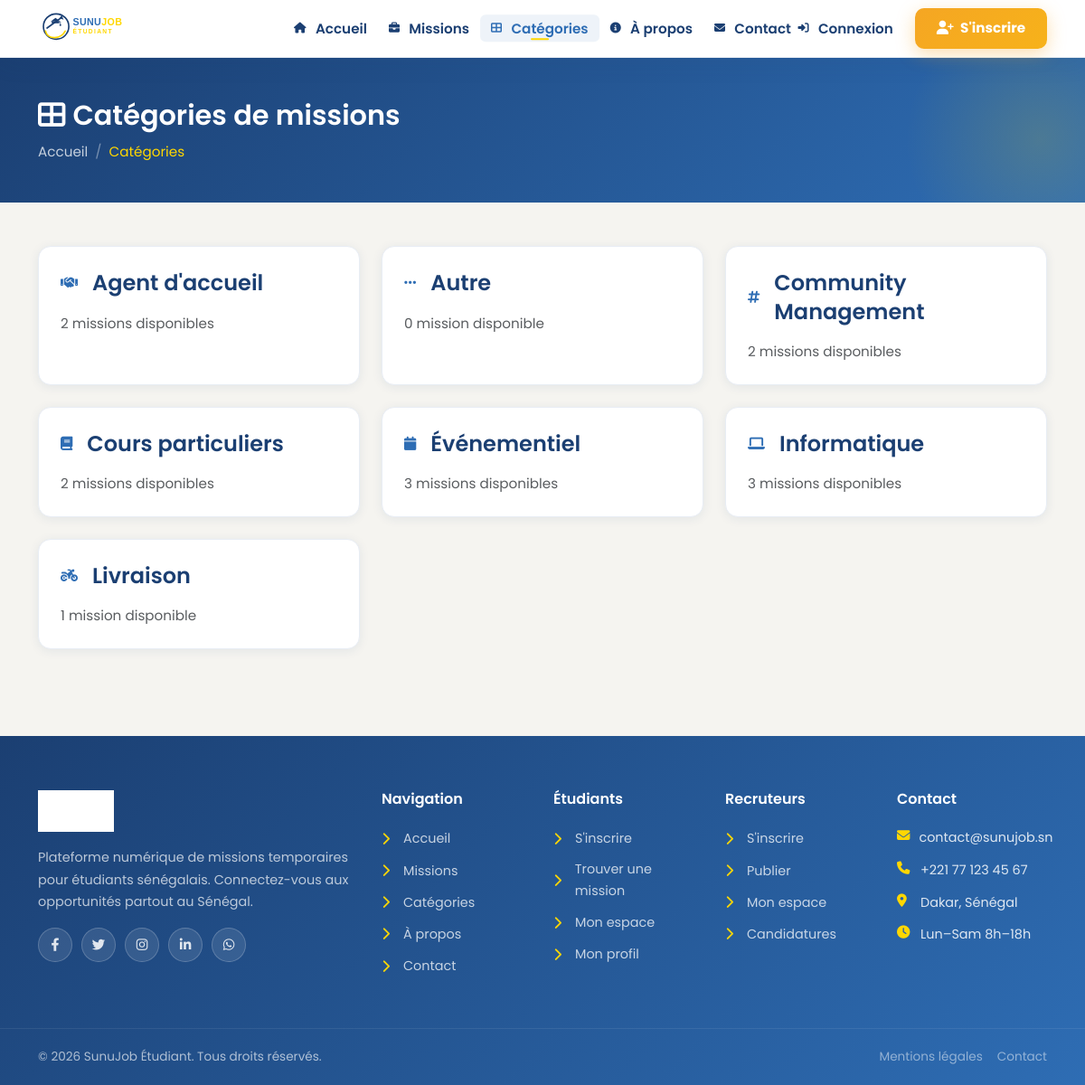
/categories.php, run on the app's committed database.
### tables this page shows
CREATE TABLE categories (
    id INT AUTO_INCREMENT PRIMARY KEY,
    nom VARCHAR(100) NOT NULL UNIQUE,
    icone VARCHAR(50)
);

### categories.php (the view, shortened to what this page needs)
<?php
$pageActive = 'categories';
require_once 'includes/db.php';
require_once 'includes/header.php';
$categories = [];
$result = $conn->query("
    SELECT c.*, COUNT(m.id) as nb_missions
    FROM categories c
    LEFT JOIN missions m ON c.id = m.categorie_id AND m.statut = 'active'
    GROUP BY c.id
    ORDER BY c.nom
");
if ($result) {
    while ($row = $result->fetch_assoc()) {
        $categories[] = $row;
    }
}
?>
<div class="page-header">
    <div class="container">
        <h1><i class="fas fa-th-large me-2"></i>Catégories de missions</h1>
        <nav aria-label="breadcrumb">
            <ol class="breadcrumb">
                <li class="breadcrumb-item"><a href="/index.php">Accueil</a></li>
                <li class="breadcrumb-item active">Catégories</li>
            </ol>
        </nav>
    </div>
</div>
<div class="container py-5">
    <div class="row g-4">
        <?php foreach ($categories as $cat): ?>
            <div class="col-md-6 col-lg-4">
                <a href="/missions.php?categorie=<?= $cat['id'] ?>" class="text-decoration-none">
                    <div class="card-dashboard h-100 p-4">
                        <div class="d-flex align-items-center mb-3">
                            <div class="card-icon primary me-3">
                                <i class="fas <?= htmlspecialchars($cat['icone']) ?>"></i>
                            </div>
                            <div>
                                <h4 class="mb-0"><?= htmlspecialchars($cat['nom']) ?></h4>
                            </div>
                        </div>
                        <p class="text-muted mb-0">
                            <?= $cat['nb_missions'] ?> mission<?= $cat['nb_missions'] > 1 ? 's' : '' ?> disponible<?= $cat['nb_missions'] > 1 ? 's' : '' ?>
                        </p>
                    </div>
                </a>
            </div>
        <?php endforeach; ?>
    </div>
</div>
<?php require_once 'includes/footer.php'; ?>

### includes/header.php (shortened to what this page needs)
<?php
$user = null;
$nbNotifs = 0;
$pageActive = $pageActive ?? '';
$logoPath = '/assets/images/logo.svg';
?>
<!DOCTYPE html>
<html lang="fr">
<head>
    <link href="https://cdn.jsdelivr.net/npm/bootstrap@5.3.0/dist/css/bootstrap.min.css" rel="stylesheet">
    <link rel="stylesheet" href="https://cdnjs.cloudflare.com/ajax/libs/font-awesome/6.4.0/css/all.min.css">
    <link rel="stylesheet" href="/assets/css/variables.css">
    <link rel="stylesheet" href="/assets/css/style.css">
</head>
<body>
<nav class="navbar navbar-expand-lg navbar-sunujob sticky-top">
    <div class="container">
        <a class="navbar-brand" href="/index.php">
            <img class="navbar-logo" src="<?= $logoPath ?>" alt="SunuJob Étudiant"
                 onerror="this.onerror=null; this.src='<?= str_replace('.png', '.svg', $logoPath) ?>';">
        </a>
        <button class="navbar-toggler" type="button" data-bs-toggle="collapse" data-bs-target="#navbarMain">
            <span class="navbar-toggler-icon"></span>
        </button>
        <div class="collapse navbar-collapse" id="navbarMain">
            <ul class="navbar-nav navbar-nav-center mb-2 mb-lg-0">
                <li class="nav-item">
                    <a class="nav-link <?= $pageActive === 'accueil' ? 'active' : '' ?>" href="/index.php">
                        <i class="fas fa-home me-1"></i> Accueil
                    </a>
                </li>
                <li class="nav-item">
                    <a class="nav-link <?= $pageActive === 'missions' ? 'active' : '' ?>" href="/missions.php">
                        <i class="fas fa-briefcase me-1"></i> Missions
                    </a>
                </li>
                <li class="nav-item">
                    <a class="nav-link <?= $pageActive === 'categories' ? 'active' : '' ?>" href="/categories.php">
                        <i class="fas fa-th-large me-1"></i> Catégories
                    </a>
                </li>
                <li class="nav-item">
                    <a class="nav-link <?= $pageActive === 'a-propos' ? 'active' : '' ?>" href="/a-propos.php">
                        <i class="fas fa-info-circle me-1"></i> À propos
                    </a>
                </li>
                <li class="nav-item">
                    <a class="nav-link <?= $pageActive === 'contact' ? 'active' : '' ?>" href="/contact.php">
                        <i class="fas fa-envelope me-1"></i> Contact
                    </a>
                </li>
            </ul>
            <ul class="navbar-nav ms-auto align-items-center gap-1">
                <?php if ($user): ?>
                    <?php
                    $dashUrl  = $user['role'] === 'etudiant' ? '/pages/etudiant/dashboard.php'  : ($user['role'] === 'recruteur' ? '/pages/recruteur/dashboard.php' : '/pages/admin/dashboard.php');
                    $profilUrl= $user['role'] === 'etudiant' ? '/pages/etudiant/profil.php'     : '/pages/recruteur/profil.php';
                    $candUrl  = $user['role'] === 'etudiant' ? '/pages/etudiant/mes-candidatures.php' : '/pages/recruteur/candidatures.php';
                    ?>
                    <li class="nav-item">
                        <a class="nav-link notif-badge position-relative" href="/notifications.php" title="Notifications">
                            <i class="fas fa-bell"></i>
                            <?php if ($nbNotifs > 0): ?>
                                <span class="count"><?= $nbNotifs ?></span>
                            <?php endif; ?>
                        </a>
                    </li>
                    <li class="nav-item dropdown">
                        <a class="nav-link dropdown-toggle d-flex align-items-center gap-2" href="#" role="button" data-bs-toggle="dropdown">
                            <?php if ($user['role'] !== 'admin'): ?>
                                <?php if ($user['photo']): ?>
                                    <img src="/uploads/photos/<?= htmlspecialchars($user['photo']) ?>"
                                         alt="Photo" class="rounded-circle"
                                         style="width:32px;height:32px;object-fit:cover;border:2px solid rgba(255,255,255,0.5);">
                                <?php else: ?>
                                    <span class="rounded-circle d-inline-flex align-items-center justify-content-center"
                                          style="width:32px;height:32px;background:rgba(255,255,255,0.2);font-size:0.85rem;font-weight:700;">
                                        <?= strtoupper(substr($user['prenom'],0,1)) ?>
                                    </span>
                                <?php endif; ?>
                                <span class="d-none d-lg-inline"><?= htmlspecialchars($user['prenom']) ?></span>
                            <?php else: ?>
                                <i class="fas fa-cog" style="font-size: 1.1rem;"></i>
                                <span class="d-none d-lg-inline">Admin</span>
                            <?php endif; ?>
                        </a>
                        <ul class="dropdown-menu dropdown-menu-end">
                            <li>
                                <div class="px-3 py-2 border-bottom">
                                    <div class="fw-semibold" style="color:var(--color-primary);">
                                        <?= htmlspecialchars($user['prenom'] . ' ' . $user['nom']) ?>
                                    </div>
                                    <small class="text-muted"><?= $user['role'] === 'etudiant' ? 'Étudiant' : ($user['role'] === 'recruteur' ? 'Recruteur' : 'Administrateur') ?></small>
                                </div>
                            </li>
                            <li><a class="dropdown-item" href="<?= $dashUrl ?>"><i class="fas fa-tachometer-alt me-2 text-muted"></i>Dashboard</a></li>
                            <?php if ($user['role'] !== 'admin'): ?>
                                <li><a class="dropdown-item" href="<?= $profilUrl ?>"><i class="fas fa-user me-2 text-muted"></i>Mon profil</a></li>
                                <li><a class="dropdown-item" href="<?= $candUrl ?>"><i class="fas fa-list me-2 text-muted"></i>
                                    <?= $user['role'] === 'etudiant' ? 'Mes candidatures' : 'Candidatures reçues' ?></a></li>
                            <?php else: ?>
                                <li><a class="dropdown-item" href="/pages/admin/users.php"><i class="fas fa-users-cog me-2 text-muted"></i>Gérer les utilisateurs</a></li>
                                <li><a class="dropdown-item" href="/pages/admin/missions.php"><i class="fas fa-briefcase me-2 text-muted"></i>Gérer les missions</a></li>
                                <li><a class="dropdown-item" href="/pages/admin/categories.php"><i class="fas fa-tags me-2 text-muted"></i>Gérer les catégories</a></li>
                            <?php endif; ?>
                            <li><a class="dropdown-item" href="/notifications.php"><i class="fas fa-bell me-2 text-muted"></i>Notifications
                                <?php if ($nbNotifs > 0): ?>
                                    <span class="badge bg-danger ms-1"><?= $nbNotifs ?></span>
                                <?php endif; ?>
                            </a></li>
                            <li><hr class="dropdown-divider"></li>
                            <li><a class="dropdown-item text-danger" href="/logout.php"><i class="fas fa-sign-out-alt me-2"></i>Déconnexion</a></li>
                        </ul>
                    </li>
                <?php else: ?>
                    <li class="nav-item">
                        <a class="nav-link" href="/login.php">
                            <i class="fas fa-sign-in-alt me-1"></i> Connexion
                        </a>
                    </li>
                    <li class="nav-item">
                        <a class="btn btn-cta btn-sm ms-2 px-4" href="/register.php">
                            <i class="fas fa-user-plus me-1"></i> S'inscrire
                        </a>
                    </li>
                <?php endif; ?>
            </ul>
        </div>
    </div>
</nav>

### includes/footer.php (shortened to what this page needs)
    <footer class="footer-sunujob mt-5">
        <div class="container">
            <div class="row g-4">
                <div class="col-lg-4 col-md-12">
                    <div class="footer-logo mb-3">
                        <?php
                        $logoPath = file_exists($_SERVER['DOCUMENT_ROOT'] . '/assets/images/logo.png')
                            ? '/assets/images/logo.png'
                            : '/assets/images/logo.svg';
                        ?>
                        <img src="<?= $logoPath ?>" alt="SunuJob Étudiant" style="height:46px; filter: brightness(0) invert(1);"
                             onerror="this.onerror=null; this.src='<?= str_replace('.png', '.svg', $logoPath) ?>';">
                    </div>
                    <p style="color:rgba(255,255,255,0.7); font-size:0.9rem; line-height:1.7;">
                        Plateforme numérique de missions temporaires pour étudiants sénégalais.
                        Connectez-vous aux opportunités partout au Sénégal.
                    </p>
                    <div class="social-links">
                        <a href="#" aria-label="Facebook"><i class="fab fa-facebook-f"></i></a>
                        <a href="#" aria-label="Twitter"><i class="fab fa-twitter"></i></a>
                        <a href="#" aria-label="Instagram"><i class="fab fa-instagram"></i></a>
                        <a href="#" aria-label="LinkedIn"><i class="fab fa-linkedin-in"></i></a>
                        <a href="#" aria-label="WhatsApp"><i class="fab fa-whatsapp"></i></a>
                    </div>
                </div>
                <div class="col-lg-2 col-sm-6">
                    <h5>Navigation</h5>
                    <ul class="footer-links">
                        <li><a href="/index.php"><i class="fas fa-chevron-right"></i> Accueil</a></li>
                        <li><a href="/missions.php"><i class="fas fa-chevron-right"></i> Missions</a></li>
                        <li><a href="/categories.php"><i class="fas fa-chevron-right"></i> Catégories</a></li>
                        <li><a href="/a-propos.php"><i class="fas fa-chevron-right"></i> À propos</a></li>
                        <li><a href="/contact.php"><i class="fas fa-chevron-right"></i> Contact</a></li>
                    </ul>
                </div>
                <div class="col-lg-2 col-sm-6">
                    <h5>Étudiants</h5>
                    <ul class="footer-links">
                        <li><a href="/register.php?role=etudiant"><i class="fas fa-chevron-right"></i> S'inscrire</a></li>
                        <li><a href="/missions.php"><i class="fas fa-chevron-right"></i> Trouver une mission</a></li>
                        <li><a href="/pages/etudiant/dashboard.php"><i class="fas fa-chevron-right"></i> Mon espace</a></li>
                        <li><a href="/pages/etudiant/profil.php"><i class="fas fa-chevron-right"></i> Mon profil</a></li>
                    </ul>
                </div>
                <div class="col-lg-2 col-sm-6">
                    <h5>Recruteurs</h5>
                    <ul class="footer-links">
                        <li><a href="/register.php?role=recruteur"><i class="fas fa-chevron-right"></i> S'inscrire</a></li>
                        <li><a href="/pages/recruteur/ajouter-mission.php"><i class="fas fa-chevron-right"></i> Publier</a></li>
                        <li><a href="/pages/recruteur/dashboard.php"><i class="fas fa-chevron-right"></i> Mon espace</a></li>
                        <li><a href="/pages/recruteur/candidatures.php"><i class="fas fa-chevron-right"></i> Candidatures</a></li>
                    </ul>
                </div>
                <div class="col-lg-2 col-sm-6">
                    <h5>Contact</h5>
                    <ul class="footer-contact list-unstyled">
                        <li><i class="fas fa-envelope"></i><span>contact@sunujob.sn</span></li>
                        <li><i class="fas fa-phone"></i><span>+221 77 123 45 67</span></li>
                        <li><i class="fas fa-map-marker-alt"></i><span>Dakar, Sénégal</span></li>
                        <li><i class="fas fa-clock"></i><span>Lun–Sam 8h–18h</span></li>
                    </ul>
                </div>
            </div>
        </div>
        <div class="footer-bottom">
            <div class="container">
                <div class="d-flex flex-wrap justify-content-between align-items-center gap-3">
                    <span>&copy; <?= date('Y') ?> SunuJob Étudiant. Tous droits réservés.</span>
                    <div class="d-flex gap-3">
                        <a href="/mentions-legales.php" style="color:rgba(255,255,255,0.65);">Mentions légales</a>
                        <a href="/contact.php" style="color:rgba(255,255,255,0.65);">Contact</a>
                    </div>
                </div>
            </div>
        </div>
    </footer>
</body>
</html>

### assets/css/variables.css (style rules this page uses)
:root { --color-primary: #1B3F72; --color-primary-light: #2E6DB4; --color-accent-gold: #FFD700; --color-accent-green: #2D9B4E; --color-bg: #F5F4F0; --color-bg-alt: #FFFFFF; --color-white: #FFFFFF; --color-border: #D4DCE8; --color-border-light: #E8EDF4; --color-text-main: #1B3F72; --color-text-muted: #6B7280; --color-text-light: #E8E8E6; --gradient-primary: linear-gradient(135deg, #1B3F72 0%, #2E6DB4 100%); --gradient-primary-r: linear-gradient(135deg, #2E6DB4 0%, #1B3F72 100%); --gradient-hero: linear-gradient(135deg, #1B3F72 0%, #2E6DB4 100%); --gradient-gold: linear-gradient(135deg, #FFD700 0%, #E6C200 100%); --gradient-accent: linear-gradient(135deg, #2D9B4E 0%, #FFD700 100%); --gradient-green: linear-gradient(135deg, #2D9B4E 0%, #1F7A3A 100%); --gradient-navbar: linear-gradient(135deg, #2F3440 0%, #4B5563 100%); --shadow-sm: 0 2px 8px rgba(27, 63, 114, 0.08); --shadow-md: 0 4px 16px rgba(27, 63, 114, 0.12); --shadow-lg: 0 8px 32px rgba(27, 63, 114, 0.18); --shadow-card: 0 2px 12px rgba(27, 63, 114, 0.08); --shadow-hover: 0 12px 40px rgba(27, 63, 114, 0.22); --radius-sm: 6px; --radius-md: 10px; --radius-lg: 14px; --radius-xl: 20px; --radius-full: 9999px; --color-success: #2D9B4E; --color-warning: #F5A623; --color-accent-orange: #F5A623; --color-danger: #DC3545; --color-info: #2E6DB4; --gradient-orange: linear-gradient(135deg, #F5A623 0%, #F7B21A 100%); }

### data on the page
categories: nom "Agent d'accueil", nb_missions "2"
categories: nom "Autre", nb_missions "0"
categories: nom "Community Management", nb_missions "2"
categories: nom "Cours particuliers", nb_missions "2"
categories: nom "Événementiel", nb_missions "3"
categories: nom "Informatique", nb_missions "3"
categories: nom "Livraison", nb_missions "1"
